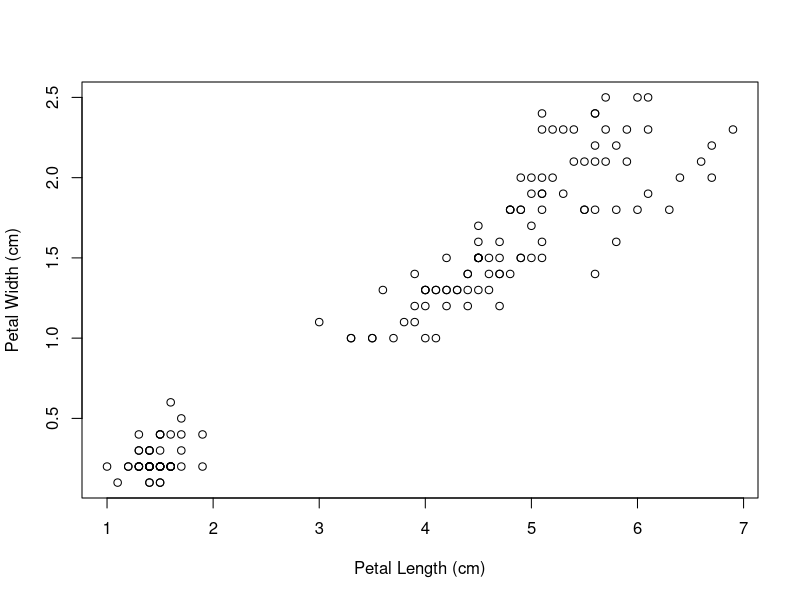

Source code (R):
## ---- chunk 1
# Author: Joe Coder <joe.coder@example.com>
# Last updated: September 30, 2020
#
# This script is an example of writing scripts in R using the iris dataset.
## ---- chunk 2
# Load example data.
data(iris)

# Inspect the "top" of the dataframe.
head(iris)
## ---- chunk 3
# Create a variable that indicates where the flowers were collected. 
iris$country <- "canada"

# Show the top of the dataframe.
head(iris)
## ---- chunk 4
# Get the mean values for petal characteristics.
petal_length_avg <- mean(iris$Petal.Length)
petal_length_avg

petal_width_avg <- mean(iris$Petal.Width)
petal_width_avg

# Calculate the correlation between between petal length and width.
petal_cor <- cor(x = iris$Petal.Length, y = iris$Petal.Width, method = "pearson")
petal_cor
## ---- chunk 5

# plot the petal legths versus widths
p <- plot(x = iris$Petal.Length, y = iris$Petal.Width, 
          xlab = "Petal Length (cm)", 
          ylab = "Petal Width (cm)")

## ---- chunk 6

